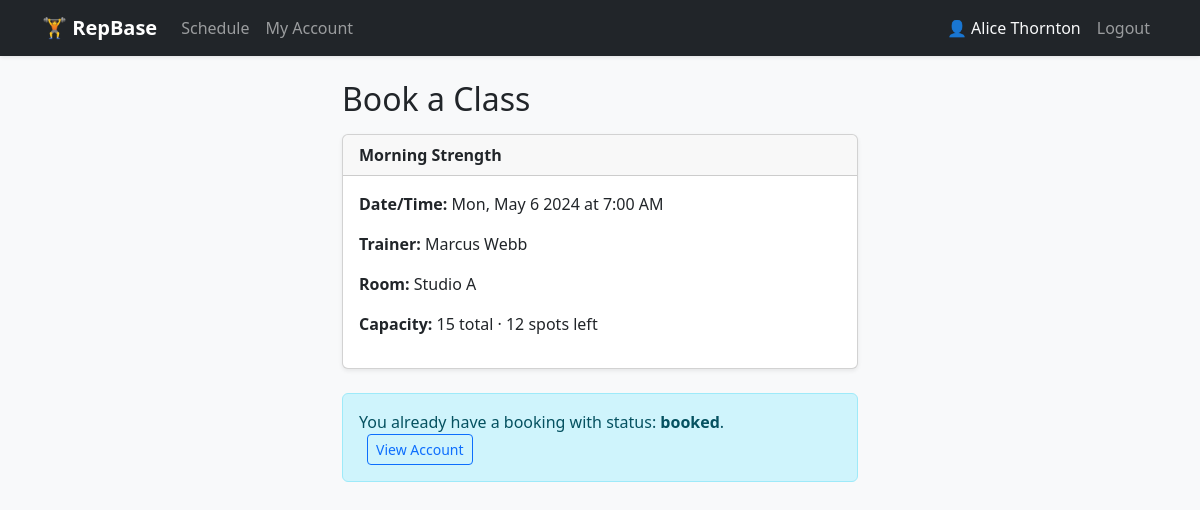
Screenshot of /book_class.php?id=1 (signed in) with the database file from the repository.
### tables this page shows
CREATE TABLE class (
    Class_id   INT UNSIGNED AUTO_INCREMENT PRIMARY KEY,
    Title      VARCHAR(120)  NOT NULL,
    Trainer_id INT UNSIGNED  NOT NULL,
    StartsAt   DATETIME      NOT NULL,
    Capacity   INT UNSIGNED  NOT NULL DEFAULT 20,
    Room       VARCHAR(60)   DEFAULT NULL,
    CONSTRAINT fk_cl_trainer FOREIGN KEY (Trainer_id) REFERENCES trainer (Trainer_id) ON DELETE RESTRICT
);

CREATE TABLE trainer (
    Trainer_id INT UNSIGNED AUTO_INCREMENT PRIMARY KEY,
    Name       VARCHAR(120) NOT NULL,
    Specialty  VARCHAR(120) DEFAULT NULL
);

CREATE TABLE booking (
    Booking_id INT UNSIGNED AUTO_INCREMENT PRIMARY KEY,
    Class_id   INT UNSIGNED NOT NULL,
    Member_id  INT UNSIGNED NOT NULL,
    BookedAt   DATETIME     NOT NULL DEFAULT CURRENT_TIMESTAMP,
    Status     ENUM('booked','waitlisted','cancelled') NOT NULL DEFAULT 'booked',
    CONSTRAINT fk_bk_class  FOREIGN KEY (Class_id)  REFERENCES class  (Class_id)  ON DELETE CASCADE,
    CONSTRAINT fk_bk_member FOREIGN KEY (Member_id) REFERENCES member (Member_id) ON DELETE CASCADE,
    CONSTRAINT uq_class_member UNIQUE (Class_id, Member_id)
);

### book_class.php (the view, shortened to what this page needs)
<?php
require_once __DIR__ . '/helpers.php';
$member = require_member();
$db     = db();
$mid    = $member['id'];
$classId = (int)($_GET['id'] ?? 0);
$stmt = $db->prepare("
    SELECT c.*, t.Name AS TrainerName
    FROM class c
    JOIN trainer t ON t.Trainer_id = c.Trainer_id
    WHERE c.Class_id = ?
");
$stmt->execute([$classId]);
$class = $stmt->fetch();
$stmt = $db->prepare("SELECT Status FROM booking WHERE Class_id = ? AND Member_id = ?");
$stmt->execute([$classId, $mid]);
$existing = $stmt->fetch();
$stmt = $db->prepare("SELECT COUNT(*) FROM booking WHERE Class_id = ? AND Status = 'booked'");
$stmt->execute([$classId]);
$bookedCount = (int)$stmt->fetchColumn();
$capacity  = (int)$class['Capacity'];
$remaining = $capacity - $bookedCount;
?>
<div class="container" style="max-width:540px">
  <h2 class="mb-3">Book a Class</h2>
  <div class="card shadow-sm mb-4">
    <div class="card-header fw-bold"><?= e($class['Title']) ?></div>
    <div class="card-body">
      <p><strong>Date/Time:</strong> <?= e(date('D, M j Y \a\t g:i A', strtotime($class['StartsAt']))) ?></p>
      <p><strong>Trainer:</strong> <?= e($class['TrainerName']) ?></p>
      <p><strong>Room:</strong> <?= e($class['Room']) ?></p>
      <p><strong>Capacity:</strong> <?= $capacity ?> total · <?= $remaining > 0 ? $remaining . ' spots left' : 'Full' ?></p>
    </div>
  </div>
  <?php if ($existing): ?>
    <div class="alert alert-info">
      You already have a booking with status: <strong><?= e($existing['Status']) ?></strong>.
      <a href="my_account.php" class="btn btn-sm btn-outline-primary ms-2">View Account</a>
    </div>
  <?php endif; ?>
</div>

### styles.css (style rules this page uses)
body { background-color: #f8f9fa; }

### rows the page displays
class: Title "Morning Strength", StartsAt "Mon, May 6 2024 at 7:00 AM", Trainer.Name "Marcus Webb", Room "Studio A", Capacity "15"
booking: Status "booked"

### other values shown
APP_NAME "RepBase"
$_SESSION['member_name'] "Alice Thornton"
$remaining "12"
